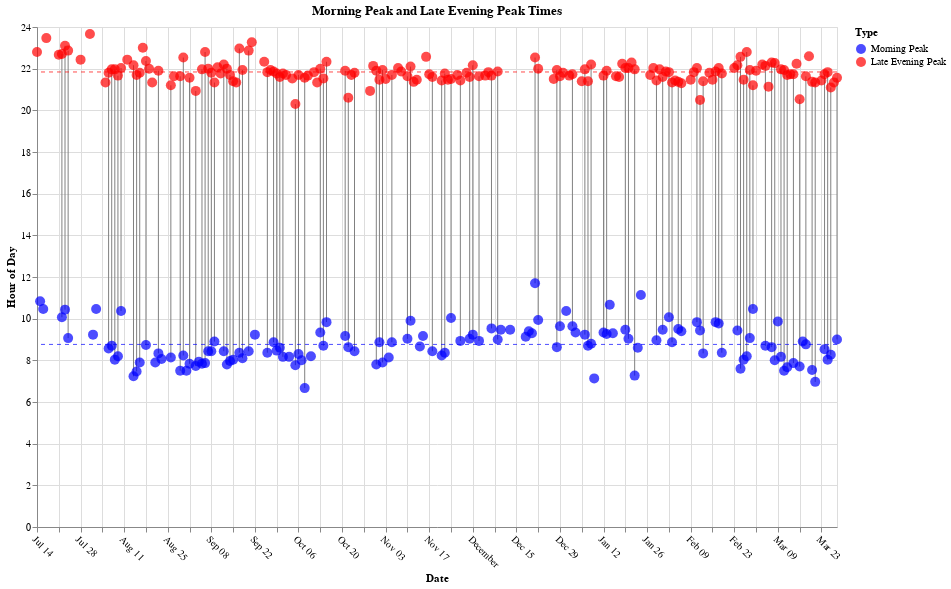

Notebook cell for this chart:
### Code cell
# Create a data frame for visualization
times_data = pd.DataFrame({
    'dayAndNightOf': m['dayAndNightOf'],
    'MP_Time': m['MP_cr_datetime'],
    'LEP_Time': m['LEP_cr_datetime']
})

# Extract hour of day for better visualization
times_data['MP_Hour'] = times_data['MP_Time'].dt.hour + times_data['MP_Time'].dt.minute/60
times_data['LEP_Hour'] = times_data['LEP_Time'].dt.hour + times_data['LEP_Time'].dt.minute/60
# Handle LEP hours that might be in the evening (e.g., 22:00)
times_data['LEP_Hour_Adj'] = times_data['LEP_Hour']

# Create a long format dataset for points
points_data = pd.concat([
    pd.DataFrame({
        'dayAndNightOf': times_data['dayAndNightOf'],
        'Hour': times_data['MP_Hour'],
        'Type': 'Morning Peak'
    }),
    pd.DataFrame({
        'dayAndNightOf': times_data['dayAndNightOf'],
        'Hour': times_data['LEP_Hour_Adj'],
        'Type': 'Late Evening Peak'
    })
])

# Create the base chart
base = alt.Chart(times_data).encode(
    x=alt.X('dayAndNightOf:T', 
            title='Date',
            axis=alt.Axis(labelAngle=45))
)

# Create lines connecting MP and LEP times
lines = base.mark_rule(color='gray').encode(
    y=alt.Y('MP_Hour:Q', title='Hour of Day'),
    y2=alt.Y2('LEP_Hour_Adj:Q')
)

# Create points for MP and LEP times
points = alt.Chart(points_data).mark_point(size=100, filled=True).encode(
    x=alt.X('dayAndNightOf:T'),
    y=alt.Y('Hour:Q'),
    color=alt.Color('Type:N', 
                   scale=alt.Scale(
                       domain=['Morning Peak', 'Late Evening Peak'],
                       range=['blue', 'red']
                   )),
    tooltip=[
        alt.Tooltip('dayAndNightOf:T', title='Date', format='%Y-%m-%d'),
        alt.Tooltip('Hour:Q', title='Time', format='.2f'),
        alt.Tooltip('Type:N')
    ]
)

# Calculate average times
avg_mp = times_data['MP_Hour'].mean()
avg_lep = times_data['LEP_Hour_Adj'].mean()

# Add reference lines for averages
mp_avg_line = alt.Chart(pd.DataFrame({'avg': [avg_mp]})).mark_rule(
    color='blue', 
    strokeDash=[4, 4],
    opacity=0.7
).encode(y='avg:Q')

lep_avg_line = alt.Chart(pd.DataFrame({'avg': [avg_lep]})).mark_rule(
    color='red', 
    strokeDash=[4, 4],
    opacity=0.7
).encode(y='avg:Q')

# Combine all elements
chart = (lines + points + mp_avg_line + lep_avg_line).properties(
    width=800,
    height=500,
    title='Morning Peak and Late Evening Peak Times'
).configure_axis(
    grid=True
)

# Print the calculated average times
print(f"Average Morning Peak: {int(avg_mp)}:{int((avg_mp % 1) * 60):02d}")
print(f"Average Late Evening Peak: {int(avg_lep)}:{int((avg_lep % 1) * 60):02d}")
print(f"Average time difference: {avg_lep - avg_mp:.2f} hours")

chart

### Figure 1 — Vega-Lite specification as saved in the notebook (floating-point values rounded to 4 significant figures; data arrays with more than 128 entries replaced by an {"elided": "..."} marker saying what was removed)
{"config": {"view": {"continuousWidth": 300, "continuousHeight": 300}, "axis": {"grid": true}}, "layer": [{"data": {"name": "data-a9ba826b4b8bb025938d24f928199e0c"}, "mark": {"type": "rule", "color": "gray"}, "encoding": {"x": {"axis": {"labelAngle": 45}, "field": "dayAndNightOf", "title": "Date", "type": "temporal"}, "y": {"field": "MP_Hour", "title": "Hour of Day", "type": "quantitative"}, "y2": {"field": "LEP_Hour_Adj"}}}, {"data": {"name": "data-2659fb5e4a533edae5d4179d681a9dc6"}, "mark": {"type": "point", "filled": true, "size": 100}, "encoding": {"color": {"field": "Type", "scale": {"domain": ["Morning Peak", "Late Evening Peak"], "range": ["blue", "red"]}, "type": "nominal"}, "tooltip": [{"field": "dayAndNightOf", "format": "%Y-%m-%d", "title": "Date", "type": "temporal"}, {"field": "Hour", "format": ".2f", "title": "Time", "type": "quantitative"}, {"field": "Type", "type": "nominal"}], "x": {"field": "dayAndNightOf", "type": "temporal"}, "y": {"field": "Hour", "type": "quantitative"}}}, {"data": {"name": "data-bf761a54dbed8ae49d534714fbc9ceea"}, "mark": {"type": "rule", "color": "blue", "opacity": 0.7, "strokeDash": [4, 4]}, "encoding": {"y": {"field": "avg", "type": "quantitative"}}}, {"data": {"name": "data-f6e644eb7140b6ac1d4831d3f1f2e784"}, "mark": {"type": "rule", "color": "red", "opacity": 0.7, "strokeDash": [4, 4]}, "encoding": {"y": {"field": "avg", "type": "quantitative"}}}], "height": 500, "title": "Morning Peak and Late Evening Peak Times", "width": 800, "$schema": "https://vega.github.io/schema/vega-lite/v5.20.1.json", "datasets": {"data-a9ba826b4b8bb025938d24f928199e0c": {"elided": "258 records"}, "data-2659fb5e4a533edae5d4179d681a9dc6": {"elided": "516 records"}, "data-bf761a54dbed8ae49d534714fbc9ceea": [{"avg": 8.764}], "data-f6e644eb7140b6ac1d4831d3f1f2e784": [{"avg": 21.84}]}}
